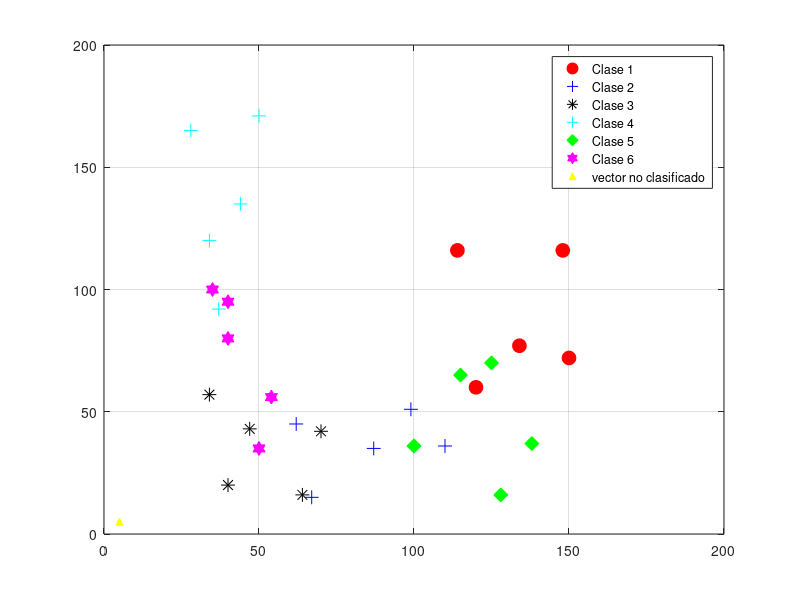

Here is the MATLAB script that generated this plot:
clc 
close all 
clear all 
warning off all 
disp('Welcome to pattern recognition')

disp('Clasificador de maxima probabilidad')
%clases para el clasificador de maxima probabilidad
c1 = [134 148 114 120 150 ; 77 116 116 60 72];
c2 = [110 87 67 62 99; 36 35 15 45 51];
c3 = [34 40 64 47 70; 57 20 16 43 42];
c4 = [34 28 44 37 50; 120 165 135 92 171];
c5 = [138 128 100 125 115; 37 16 36 70 65];
c6 = [40 35 54 40 50;95 100 56 80 35];

%obtención del vector desconocido
vectorx=input('Indique lac coordenada x del vector no clasificado ');
vectory=input('Indique la coordenada y del vector no clasificado ');
vector=[vectorx;vectory];

%calculo de medias
media1=mean(c1,2);
media2=mean(c2,2);
media3=mean(c3,2);
media4=mean(c4,2);
media5=mean(c5,2);
media6=mean(c6,2);
%calculo de las matrices de varianza_covarianza
matriz_var_cov_clase_1=(c1-media1)*transpose(c1-media1);
matriz_var_cov_clase_2=(c2-media2)*transpose(c2-media2);
matriz_var_cov_clase_3=(c3-media3)*transpose(c3-media3);
matriz_var_cov_clase_4=(c4-media4)*transpose(c4-media4);
matriz_var_cov_clase_5=(c5-media5)*transpose(c5-media5);
matriz_var_cov_clase_6=(c6-media6)*transpose(c6-media6);

%calculo de la mat1
mat1_1=vector-media1;
mat1_2=vector-media2;
mat1_3=vector-media3;
mat1_4=vector-media4;
mat1_5=vector-media5;
mat1_6=vector-media6;

%calculo de la mat2
mat1_trans=transpose(mat1_1);
mat2_trans=transpose(mat1_2);
mat3_trans=transpose(mat1_3);
mat4_trans=transpose(mat1_4);
mat5_trans=transpose(mat1_5);
mat6_trans=transpose(mat1_6);

%calculo de distancias de mahalobis
dist1=mat1_trans*inv(matriz_var_cov_clase_1)*mat1_1;
dist2=mat2_trans*inv(matriz_var_cov_clase_2)*mat1_2;
dist3=mat3_trans*inv(matriz_var_cov_clase_3)*mat1_3;
dist4=mat4_trans*inv(matriz_var_cov_clase_4)*mat1_4;
dist5=mat5_trans*inv(matriz_var_cov_clase_5)*mat1_5;
dist6=mat6_trans*inv(matriz_var_cov_clase_6)*mat1_6;

%calculo de la parte superior de la fracción
sup1=exp(-0.5*(dist1));
sup2=exp(-0.5*(dist2));
sup3=exp(-0.5*(dist3));
sup4=exp(-0.5*(dist4));
sup5=exp(-0.5*(dist5));
sup6=exp(-0.5*(dist6));

%calculo de la parte inferior de la fracción
inf1=(2*pi)*det(matriz_var_cov_clase_1)^(0.5);
inf2=(2*pi)*det(matriz_var_cov_clase_2)^(0.5);
inf3=(2*pi)*det(matriz_var_cov_clase_3)^(0.5);
inf4=(2*pi)*det(matriz_var_cov_clase_4)^(0.5);
inf5=(2*pi)*det(matriz_var_cov_clase_5)^(0.5);
inf6=(2*pi)*det(matriz_var_cov_clase_6)^(0.5);

%calculo de las probabilidades
probabilidad_1=sup1/inf1;
probabilidad_2=sup2/inf2;
probabilidad_3=sup3/inf3;
probabilidad_4=sup4/inf4;
probabilidad_5=sup5/inf5;
probabilidad_6=sup6/inf6;

sumatoria_probabilidades = probabilidad_1+probabilidad_2+probabilidad_3+probabilidad_4+probabilidad_5+probabilidad_6;

probabilidad_total_1 = (probabilidad_1/sumatoria_probabilidades)*100;
probabilidad_total_2=(probabilidad_2/sumatoria_probabilidades)*100;
probabilidad_total_3=(probabilidad_3/sumatoria_probabilidades)*100;
probabilidad_total_4=(probabilidad_4/sumatoria_probabilidades)*100;
probabilidad_total_5=(probabilidad_5/sumatoria_probabilidades)*100;
probabilidad_total_6=(probabilidad_6/sumatoria_probabilidades)*100;

probabilidades=[probabilidad_total_1, probabilidad_total_2,probabilidad_total_3,probabilidad_total_4,probabilidad_total_5,probabilidad_total_6];

probabilida_maxima=max(max(probabilidades));

clase_pert=find(probabilidades == probabilida_maxima);

fprintf("El vector tiene una probabilidad del %f pertenecer a la clase %d\n",probabilida_maxima,clase_pert);

%graficación de las clases y el vector desconocido
 figure(1)
 plot(c1(1,:),c1(2,:),'ro','MarkerFaceColor','r','MarkerSize',10)
 grid on
 hold on
 plot(c2(1,:),c2(2,:),'b+','MarkerFaceColor','b','MarkerSize',10)
 plot(c3(1,:),c3(2,:),'k*','MarkerFaceColor','k','MarkerSize',10)
 plot(c4(1,:),c4(2,:),'c+','MarkerFaceColor','c','MarkerSize',10)
 plot(c5(1,:),c5(2,:),'gd','MarkerFaceColor','g','MarkerSize',10)
 plot(c6(1,:),c6(2,:),'mh','MarkerFaceColor','m','MarkerSize',10)
 plot(vector(1,:),vector(2,:),'y^','MarkerFaceColor','y','MarkerSize',5)
 legend('Clase 1','Clase 2','Clase 3','Clase 4','Clase 5','Clase 6','vector no clasificado');

